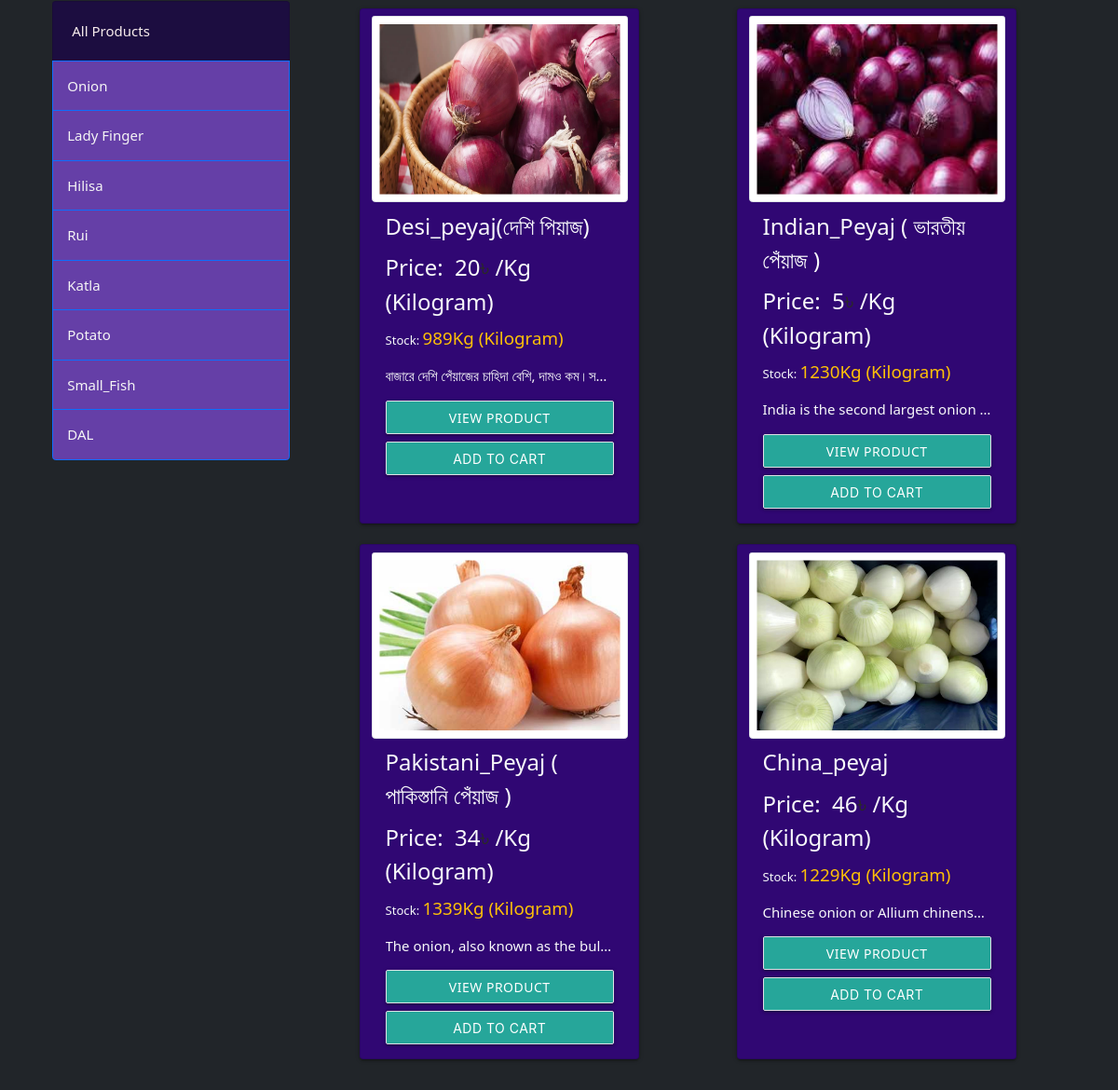
/?category_id=1 (middle part), run on an earlier commit of the app's database.
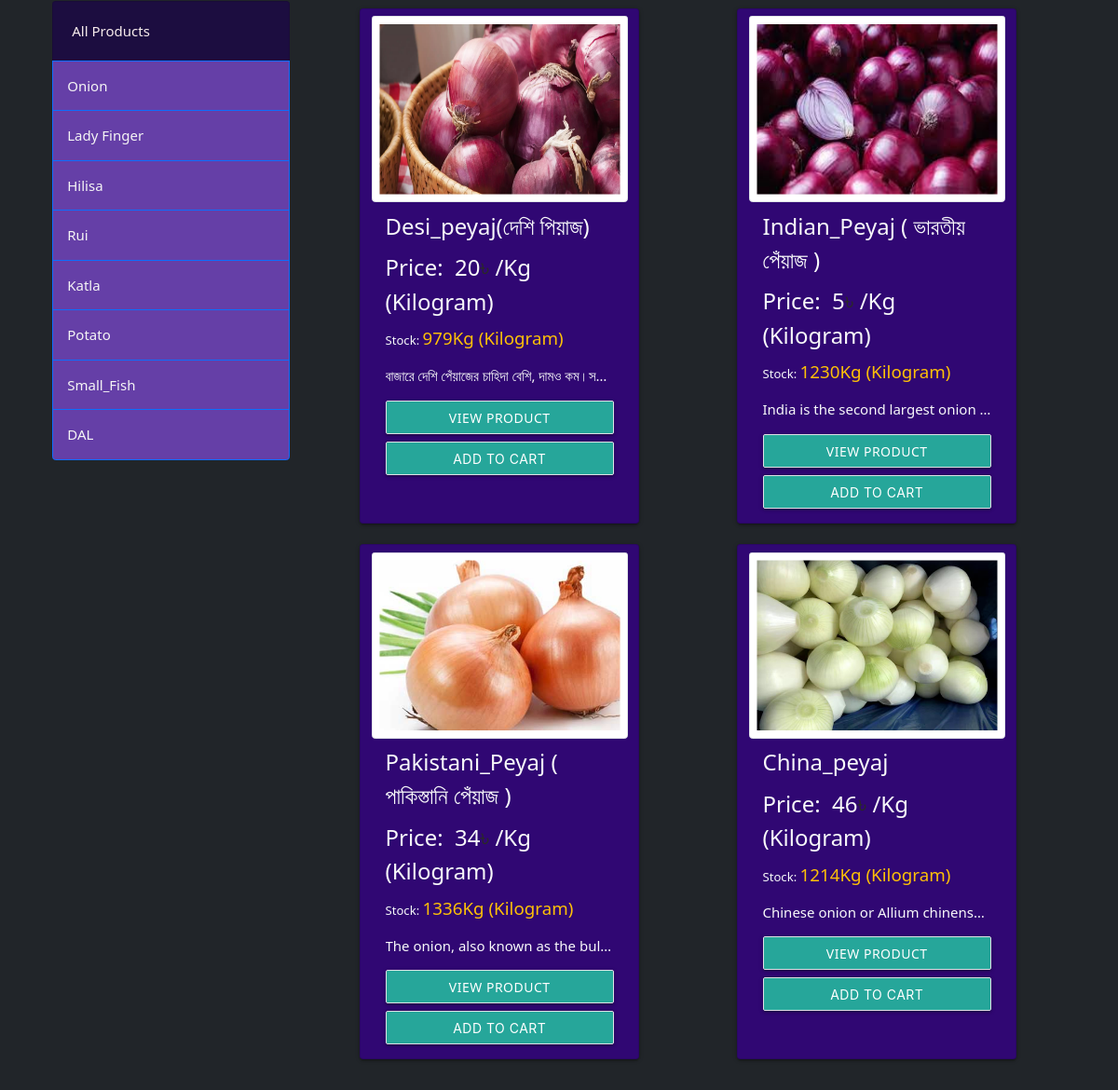
And on a later commit of the database.
### Store/models/categories.py (models this page shows, shortened)
class Category(models.Model):
    name = models.CharField(max_length=50)
    @staticmethod
    def get_all_category():
        return Category.objects.all()

### Store/models/products.py (models this page shows, shortened)
class Product(models.Model):
    name = models.CharField(max_length=50)
    category = models.ForeignKey(Category, on_delete=models.CASCADE,  default=1)
    unit= models.ForeignKey(Unit_Type, on_delete=models.CASCADE,  default='kg')
    Unit_price = models.IntegerField(default=0)
    quantity = models.IntegerField(default=0)
    description = models.CharField(max_length=200, default='', null=True, blank=True)
    image = models.ImageField(upload_to = 'upload/productsImg/')
    krishok = models.ForeignKey(User, limit_choices_to= { 'groups__name': 'Farmer'}, on_delete=models.CASCADE, default=1)
    @staticmethod
    def get_all_products_by_id(category_id):
        if category_id:
            return Product.objects.filter(category = category_id)
        else:
            return Product.get_all_products()

### Store/models/unit_type.py (models this page shows)
class Unit_Type(models.Model):
    unit_name = models.CharField(max_length=50)
    def __str__(self):
        return self.unit_name

### Store/views.py (the view, shortened to what this page needs)
# urls.py: path('', views.index, name='home'),
def index(request):
    cart = request.session.get('cart')
    if not cart:
        request.session["cart"]= {}
    products = None
    categories = Category.get_all_category()
    categoryID = request.GET.get('category_id')
    if categoryID:
        products = Product.get_all_products_by_id(categoryID)
        if not products:
            print("No item")
            messages.error(request, "Opps! No products are available on this category")
    else:
        products = Product.get_all_products()
    data = {}
    data['products'] = products
    data['categories']= categories
    return render(request, 'store/index.html', data)

### Store/templatetags/cart.py (called while the page is built)
@register.filter(name='is_in_cart')#ei nam ta holo kon name template e use korbo oi nam,
def is_in_cart(product, cart):
    keys = cart.keys()
    for id in keys:
        if int(id) == product.id:
            return True
    return False

### Store/templates/store/index.html (shortened to what this page needs)
{% extends 'store/base.html' %}
{% block content %}
{% load cart %}
{% load custom_filter %}
<div class="container-fluid my-0 bg-dark">
    <div class="row">
        <div class="col-lg-12">
                <div class="container-fluid mt-4">
                        <div class="row">
                    <div class="col-lg-3 col-sm-3 mx-auto cat">
                        <div class="list-group " >
                            <a id='cross' href="/"      class="list-group-item list-group-item-action "
                            style="background-color: rgb(28, 13, 64);color: rgb(247, 236, 236); padding: 20px;"
                            >
                                All Products</a>
                            {% for category in categories %}
                            <a  href="/?category_id={{category.id}}"      class="list-group-item list-group-item-action active" style="background-color: rgb(101, 63, 167); color: whitesmoke; padding: 15px;
                            ">
                                {{category.name}}
                            </a>
                            {% endfor %}
                        </div>
                    </div>
                        <div id="products" class="col-lg-9" >
                                    <div class="row mx-auto">
                                            {% for product in products %}
                                                <div class="card rounded mx-auto mb-3 text-light" class="card_all"
                                                style=" width: 20rem;
                                                background:rgb(48, 7, 115);" id="{{product.id}}">
                                                    <div class="col-lg-12 col-sm-12" style="height:200px;  width: auto">
                                                        <img  src="{{product.image.url}}" class="card-img-top responsive-img mt-2 p-2 img-fluid img-thumbnail "  alt="picture" style="height: 200px;">
                                                    </div>
                                                    <div class="card-body">
                                                    <p class="card-title ">{{product.name}}</p>
                                                    <p class="card-title"><span>Price:&nbsp; </span>{{product.Unit_price}}<b style="font-size:25px; color: rgb(43, 43, 37);">৳</b><span> /{{product.unit}}</span></p>
                                                    {% if product.quantity == 0 %}
                                                    <p class="small text-light">Stock: <span class="text-info lead"><mark class="text-danger">{{product.quantity}}</mark>{{product.unit}}</span> </p>
                                                    {% else %}
                                                    <p class="small text-light">Stock: <span class="text-warning lead">{{product.quantity}}{{product.unit}}</span> </p>
                                                    {% endif %}
                                                    <p class="card-text truncate">{{product.description| truncatewords:10}}</p>
                                                    <a href="{% url 'productDetails' product.id %}" class="btn btn-light border btn-sm btn-block form-control" style="margin-bottom: 7px;">View Product</a>
                                                    <div class="card-footer p-0 no-gutters">
                                                {% if product|is_in_cart:request.session.cart %}
                                                    {% for i in products.paginator.page_range %}
                                                        {% if i == products.number %}
                                                        {% endif %}
                                                    {% endfor %}
                                                    <div class="row no-gutters p-0 m-0" >
                                                        <form action="/?page={{i}}#{{product.id}}" method="POST" class="col-1 p-0 mr-2">
                                                            {% csrf_token %}
                                                            <input type="text" name="product" value="{{product.id}}" hidden>
                                                            <input type="text" name="remove" value="True" hidden>
                                                            <button type="submit" class=" btn btn-block btn-success">-</button>
                                    </form>
                                                            <div class="col text-center">
                                                                {{product|cart_quantity:request.session.cart}} in cart
                                                            </div>
                                                    <form action="/?page={{i}}#{{product.id}}" method="POST" class="formElement col-2 p-0 ml-3" sty>
                                                    {% csrf_token %}
                                                    <input type="text" name="product" value="{{product.id}}" hidden >
                                                    {% if product.quantity == product|cart_quantity:request.session.cart %}
                                                    <button type="submit" class=" btn btn-block btn-success" style="margin-left: -6px;" disabled>
                                                        +
                                                    </button>
                                                    {% else %}
                                                    <button type="submit" class=" btn btn-block btn-success" style="margin-left: -6px;" >
                                                        +
                                                    </button>
                                                    {% endif %}
                                                    </form>
                                                    </div>
                                                    {% else %}
                                                    <form action="/?page={{i}}#{{product.id}}" method="POST" class="formElement btn-block ">
                                                    {% if product.quantity == 0 %}
                                                    <input type="submit"  class="btn btn-light border btn-sm  form-control float-right disabled"  value="Add To Cart">
                                                    {% else %}
                                                    <input type="submit"  class="btn btn-light border btn-sm  form-control float-right "  value="Add To Cart">
                                                    {% endif %}
                                                    </form>
                                                    {% endif %}
                                                    </div>
                                                    </div>
                                                </div>
                                            {% endfor %}
                                    </div>
                        </div>
                    </div>
                </div>
    </div>
</div>
{% endblock %}

### Store/templates/store/base.html (shortened to what this page needs)
{% load static %}
{% load crispy_forms_tags %}
{% load cart %}
<!doctype html>
<html lang="en">
<head>
    <link rel="stylesheet" href="https://cdnjs.cloudflare.com/ajax/libs/font-awesome/6.1.1/css/all.min.css">
    <link href="https://cdn.jsdelivr.net/npm/bootstrap@5.1.0/dist/css/bootstrap.min.css" rel="stylesheet"
>
    <link rel="stylesheet" href="https://cdnjs.cloudflare.com/ajax/libs/materialize/1.0.0/css/materialize.min.css">
    {% load static %}
    <link rel="stylesheet" href="{% static 'css/style.css'%}">
    <link rel="stylesheet" href="https://cdnjs.cloudflare.com/ajax/libs/OwlCarousel2/2.3.4/assets/owl.carousel.min.css"
/>
    <link rel="stylesheet"
          href="https://cdnjs.cloudflare.com/ajax/libs/OwlCarousel2/2.3.4/assets/owl.theme.default.min.css"
/>
</head>
<body>
{% block content %}
{% endblock %}
</body>
</html>

What changed in the data, as far as the page shows it:
changed Product "Desi_peyaj(দেশি পিয়াজ)": quantity "989" → "979"
changed Product "Pakistani_Peyaj ( পাকিস্তানি পেঁয়াজ )": quantity "1339" → "1336"
changed Product "China_peyaj": quantity "1229" → "1214"
